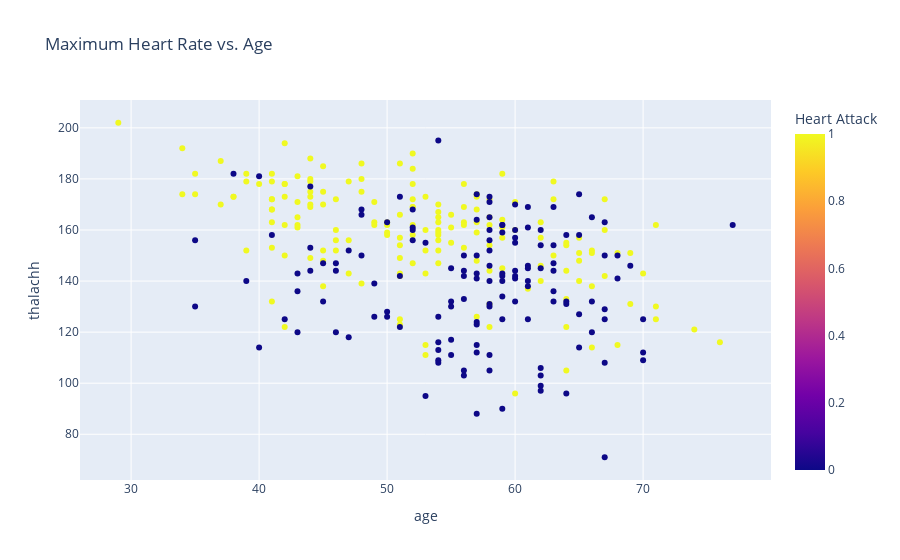

Here is the notebook cell this chart was saved with:
### Markdown cell above
### Plot 3. Scatterplot - Maximum Heart Rate vs. Age

### Code cell
fig3 = px.scatter(df, x="age", y="thalachh", title="Maximum Heart Rate vs. Age", color="output", labels={"output": "Heart Attack"})
fig3.show()

### Figure 1 — Plotly figure (JSON) as saved in the notebook; plotly's stock layout.template omitted (floating-point values rounded to 4 significant figures; data arrays with more than 128 entries replaced by an {"elided": "..."} marker saying what was removed)
{"data": [{"hovertemplate": "age=%{x}<br>thalachh=%{y}<br>Heart Attack=%{marker.color}<extra></extra>", "legendgroup": "", "marker": {"color": {"elided": "303 int values"}, "coloraxis": "coloraxis", "symbol": "circle"}, "mode": "markers", "name": "", "orientation": "v", "showlegend": false, "type": "scatter", "x": {"elided": "303 int values"}, "xaxis": "x", "y": {"elided": "303 int values"}, "yaxis": "y"}], "layout": {"coloraxis": {"colorbar": {"title": {"text": "Heart Attack"}}, "colorscale": [[0, "#0d0887"], [0.1111, "#46039f"], [0.2222, "#7201a8"], [0.3333, "#9c179e"], [0.4444, "#bd3786"], [0.5556, "#d8576b"], [0.6667, "#ed7953"], [0.7778, "#fb9f3a"], [0.8889, "#fdca26"], [1, "#f0f921"]]}, "legend": {"tracegroupgap": 0}, "title": {"text": "Maximum Heart Rate vs. Age"}, "xaxis": {"anchor": "y", "domain": [0, 1], "title": {"text": "age"}}, "yaxis": {"anchor": "x", "domain": [0, 1], "title": {"text": "thalachh"}}}}
